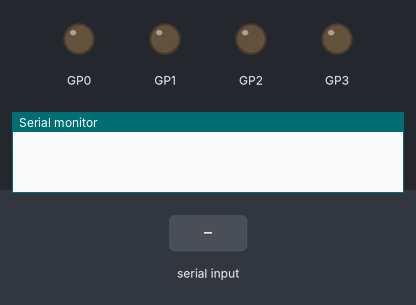
Bench run of a program on a simulated Raspberry Pi Pico. On the bench: output pins drawn as LEDs (lit = HIGH), the last lines printed to the serial monitor. The inputs (shaded band) are chosen by the test bench.

Above: at 1.2 s.
1.3 s: "90,45\n" received over Serial
At 2.1 s:
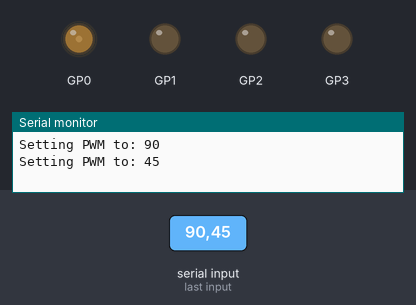
3.8 s: "30,150\n" received over Serial
At 4.1 s:
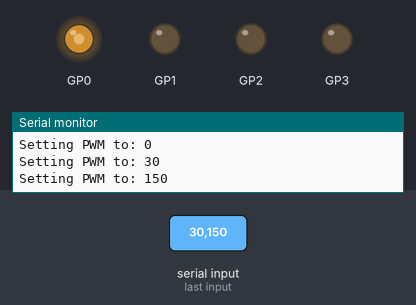
6.3 s: "200\n" received over Serial
At 7.1 s:
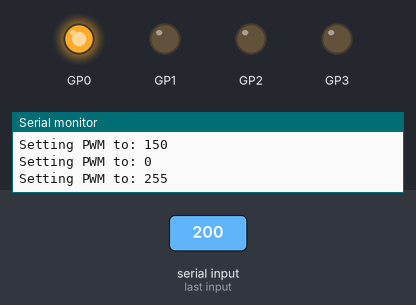
Timing chart, 0 to 9.3 s (numbered marks = the images above; inputs shaded):
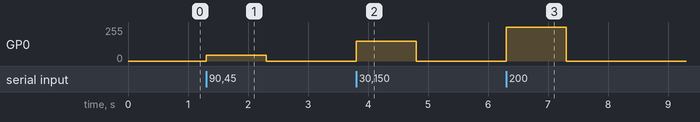

Measured:
- after the input at 1.3 s, GP0: 0/255 → 45/255 at once, → 0/255 1.0 s later
- after the input at 3.8 s, GP0: 0/255 → 150/255 at once, → 0/255 1.0 s later
- after the input at 6.3 s, GP0: 0/255 → 255/255 at once, → 0/255 1.0 s later

The program:

main.cpp
```cpp
#include <Arduino.h>
#include <Cytron.h>

#define LPWM 0
#define LDir 2
#define RPWM 1
#define RDir 3

int pwm = 0; // Initialize PWM value

Cytron leftMotor(LPWM, LDir, LOW);
Cytron rightMotor(RPWM, RDir, LOW);

void setup() {
  // put your setup code here, to run once:
  pinMode(0, OUTPUT);
  pinMode(1, OUTPUT);
  pinMode(2, OUTPUT);
  pinMode(3, OUTPUT);
}

void loop() {
  // put your main code here, to run repeatedly:
  if(Serial.available()) {
    pwm = Serial.parseInt();
    if (pwm < 0) {
      pwm = 0; // Ensure PWM is not negative
    } else if (pwm > 150) {
      pwm = 255; // Ensure PWM does not exceed maximum value
    }

    Serial.print("Setting PWM to: ");
    Serial.println(pwm);

    leftMotor.rotate(pwm);
    // rightMotor.rotate(pwm);
  }

  // leftMotor.rotate(45);
  // rightMotor.rotate(pwm);
}
```
